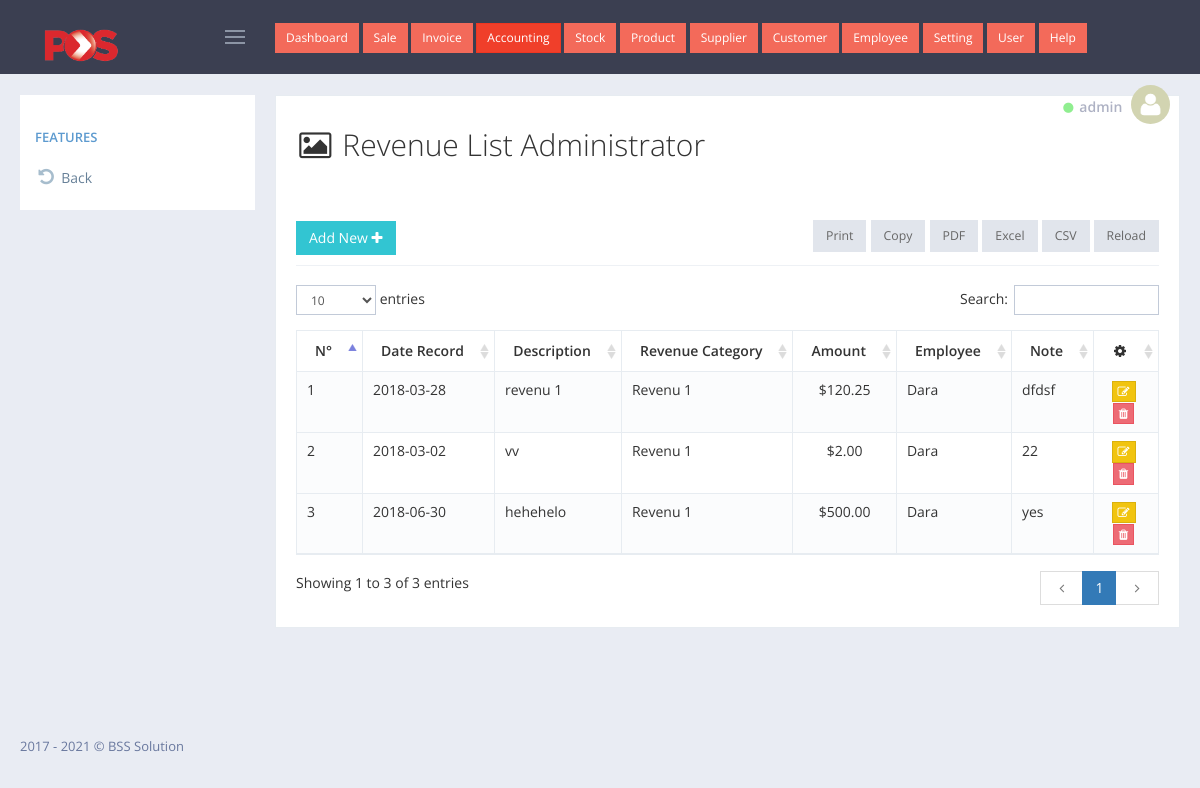
Page /admin/account_revenue/index.php (signed in) on the committed database.
### tables this page shows
CREATE TABLE `tbl_pos_invoice` (
  `transaction_id` int(6) UNSIGNED ZEROFILL NOT NULL,
  `inv_no` int(200) NOT NULL,
  `cashier_name` varchar(100) NOT NULL,
  `user_id` int(11) NOT NULL,
  `cus` int(11) NOT NULL,
  `date_sell` date NOT NULL,
  `amount` decimal(10,2) NOT NULL,
  `vat` decimal(10,2) NOT NULL,
  `pay_dollar` decimal(10,2) NOT NULL,
  `pay_riel` varchar(111) NOT NULL
);

CREATE TABLE `tbl_pos_revenue_list` (
  `rev_id` int(11) NOT NULL,
  `rev_date_record` date NOT NULL,
  `rev_description` varchar(255) NOT NULL,
  `rev_revenue_category` int(11) NOT NULL,
  `rev_amount` float NOT NULL,
  `rev_employee` int(11) NOT NULL,
  `rev_note` text NOT NULL
);

CREATE TABLE `tbl_pos_revenue_category` (
  `reca_id` int(11) NOT NULL,
  `reca_name` varchar(255) NOT NULL,
  `reca_note` text NOT NULL
);

CREATE TABLE `tbl_pos_employee` (
  `emp_id` int(100) NOT NULL,
  `name_khmer` varchar(200) NOT NULL,
  `name_english` varchar(200) NOT NULL,
  `start_on` varchar(20) NOT NULL,
  `position_id` int(100) NOT NULL,
  `phone` varchar(100) NOT NULL,
  `emp_note` varchar(200) NOT NULL
);

### admin/account_revenue/index.php (the view, shortened to what this page needs)
<?php
    $menu_active =6;
    include_once '../../config/database.php';
    include_once '../layout/header.php';
?>
<div class="portlet light bordered">
    <div class="row">
        <div class="col-xs-12">
            <h2><i class="fa fa-image fa-fw"></i> Revenue List Administrator</h2>
        </div>
    </div>
    <br>
    <br>
    <div class="portlet-title">
        <div class="caption font-dark">
            <a href="add.php" id="sample_editable_1_new" class="btn green"> Add New
                <i class="fa fa-plus"></i>
            </a>
        </div>
    </div>
    <div class="portlet-body">
        <div id="sample_1_wrapper" class="dataTables_wrapper">
            <table class="table table-striped table-bordered table-hover dataTable dtr-inline " id="sample_2" role="grid" aria-describedby="sample_1_info">
                <thead>
                    <tr>
                        <th class="text-center">N&deg;</th>
                        <th class="text-center">Date Record</th>
                        <th class="text-center">Description</th>
                        <th class="text-center">Revenue Category</th>
                        <th class="text-center">Amount</th>
                        <th class="text-center">Employee</th>
                        <th class="text-center">Note</th>
                        <th class="text-center"><i class="fa fa-cog" aria-hidden="true"></i></th>
                    </tr>
                </thead>
                <tbody>
                    <?php
                        $i = 0;
                        $get_data = $connect->query("SELECT * FROM tbl_pos_revenue_list AS A
                            LEFT JOIN tbl_pos_revenue_category AS B ON A.rev_revenue_category=B.reca_id
                            LEFT JOIN tbl_pos_employee AS C ON A.rev_employee=C.emp_id
                        ");
                        while ($row = mysqli_fetch_object($get_data)) {
                            echo '<tr>';
                                echo '<td>'.(++$i).'</td>';
                                echo '<td>'.$row->rev_date_record.'</td>';
                                echo '<td>'.$row->rev_description.'</td>';
                                echo '<td>'.$row->reca_name.'</td>';
                                echo '<td class="text-center">$'.number_format($row->rev_amount,2).'</td>';
                                echo '<td>'.$row->name_english.'</td>';
                                echo '<td>'.$row->rev_note.'</td>';
                                echo '<td class="text-center"><a href="edit.php?edit_id='.$row->rev_id.'" class="btn btn-xs btn-warning" title="edit"><i class="fa fa-edit"></i></a>
                                    <a href="delete.php?del_id='.$row->rev_id.'" onclick="return confirm(\'Are you sure to delete this?\')" class="btn btn-xs btn-danger" title="delete"><i class="fa fa-trash"></i></a>
                                    </td>';
                            echo '</tr>';
                        }
                    ?>
                </tbody>
            </table>
        </div>
    </div>
</div>
<?php include_once '../layout/footer.php' ?>

### admin/layout/header.php (shortened to what this page needs)
<!DOCTYPE html>
<html lang="en">
    <head>
        <link href="../../assets/global/plugins/font-awesome/css/font-awesome.min.css" rel="stylesheet" type="text/css" />
        <link href="../../assets/global/plugins/simple-line-icons/simple-line-icons.min.css" rel="stylesheet" type="text/css" />
        <link href="../../assets/global/plugins/bootstrap/css/bootstrap.min.css" rel="stylesheet" type="text/css" />
        <link href="../../assets/global/plugins/bootstrap-switch/css/bootstrap-switch.min.css" rel="stylesheet" type="text/css" />
        <link href="../../assets/global/plugins/datatables/datatables.min.css" rel="stylesheet" type="text/css" />
        <link href="../../assets/global/plugins/datatables/plugins/bootstrap/datatables.bootstrap.css" rel="stylesheet" type="text/css" />
        <link href="../../assets/global/plugins/bootstrap-datepicker/css/bootstrap-datepicker3.min.css" rel="stylesheet" type="text/css" />
        <link href="../../assets/global/css/components.min.css" rel="stylesheet" id="style_components" type="text/css" />
        <link href="../../assets/global/css/plugins.min.css" rel="stylesheet" type="text/css" />
        <link href="../../assets/layouts/layout4/css/layout.min.css" rel="stylesheet" type="text/css" />
        <link href="../../assets/layouts/layout4/css/themes/default.min.css" rel="stylesheet" type="text/css" id="style_color" />
        <link href="../../assets/layouts/layout4/css/custom.min.css" rel="stylesheet" type="text/css" />
    </head>
    <body class="page-container-bg-solid page-header-fixed page-sidebar-closed-hide-logo">
        <div class="page-header navbar navbar-fixed-top">
            <div class="page-header-inner ">
                <div class="page-logo">
                    <a href="../../index.php">
                        <img src="../../img/img_logo/Pos_Malaysia_Logo.png" width="100px" alt="logo" class="logo-default" />
                    </a>
                    <div class="menu-toggler sidebar-toggler">
                    </div>
                </div>
                <?php include_once('top_navigation.php') ?>
                <div class="page-top">
                    <div class="top-menu">
                        <ul class="nav navbar-nav pull-right">
                            <li class="dropdown dropdown-user dropdown-dark">
                                <a href="javascript:;" class="dropdown-toggle" data-toggle="dropdown" data-hover="dropdown" data-close-others="true">
                                    <small><i class="fa fa-circle" style="color: lightgreen;"></i></small>
                                    <span class="username username-hide-on-mobile"> <?= @$_SESSION['user']->username ?> </span>
                                    <img alt="" class="img-circle" src="../../img/img_user/blank.png" /> </a>
                            </li>
                        </ul>
                    </div>
                </div>
            </div>
        </div>
        <div class="page-container">
            <?php include_once getcwd().'/left_navigation.php'; ?>
            <div class="page-content-wrapper">
                <div class="page-content" style="transform: translate(0px,-10px);">

### admin/layout/top_navigation.php
<?php
    $select = "SELECT * FROM tbl_pos_invoice Order by inv_no desc";
    $query_select = $connect->query($select);
    $sel = $query_select->fetch_array();
    $tt = $query_select->num_rows;
    $no = $sel['transaction_id'];
    $no1 = $sel['inv_no'];
    $finalcode = '';
    if($tt > 0 ){
        $finalcode = $no1 + 1;
    }else{
        $finalcode = $no + 1;
    }
?>
<div class="page-actions">
    <li class="btn-group"><a href="../dashboard/" class="btn red-haze btn-sm <?= (@$menu_active==0)?("active"):("") ?>">Dashboard</a></li>
    <li class="btn-group"><a href="../sale/index.php?cash=cash&invoice=<?= $finalcode ?>" class="btn red-haze btn-sm <?= (@$menu_active==999)?("active"):("") ?>">Sale</a></li>
    <li class="btn-group"><a href="../invoice/" class="btn red-haze btn-sm <?= (@$menu_active==1)?("active"):("") ?>">Invoice</a></li>
    <li class="btn-group"><a href="../account/" class="btn red-haze btn-sm <?= (@$menu_active==6)?("active"):("") ?>">Accounting</a></li>
    <li class="btn-group"><a href="../stock_sell/" class="btn red-haze btn-sm <?= (@$menu_active==3)?("active"):("") ?>">Stock</a></li>
    <li class="btn-group"><a href="../product/" class="btn red-haze btn-sm <?= (@$menu_active==2)?("active"):("") ?>">Product</a></li>
    <li class="btn-group"><a href="../supplier/" class="btn red-haze btn-sm <?= (@$menu_active==4)?("active"):("") ?>">Supplier</a></li>
    <li class="btn-group"><a href="../customer/" class="btn red-haze btn-sm <?= (@$menu_active==7)?("active"):("") ?>">Customer</a></li>
    <li class="btn-group"><a href="../employee/" class="btn red-haze btn-sm <?= (@$menu_active==8)?("active"):("") ?>">Employee</a></li>
    <li class="btn-group"><a href="../setting/" class="btn red-haze btn-sm <?= (@$menu_active==10)?("active"):("") ?>">Setting</a></li>
    <li class="btn-group"><a href="../user/" class="btn red-haze btn-sm <?= (@$menu_active==5)?("active"):("") ?>">User</a></li>
    <li class="btn-group"><a href="../system/" class="btn red-haze btn-sm <?= (@$menu_active==99)?("active"):("") ?>">Help</a></li>
</div>

### admin/account_revenue/left_navigation.php
<div class="page-sidebar-wrapper">
   <div class="page-sidebar navbar-collapse collapse">
        <ul class="page-sidebar-menu   " data-keep-expanded="false" data-auto-scroll="true" data-slide-speed="200">
            <li class="heading">
                <h3 class="uppercase">Features</h3>
            </li>
            <li class="nav-item  ">
                <a href="../account/" class="nav-link nav-toggle">
                    <i class="fa fa-undo"></i>
                    <span class="title">Back</span>
                </a>
            </li>
        </ul>
    </div>
</div>

### admin/layout/footer.php (shortened to what this page needs)
                </div>
            </div>
        </div>
        <div class="page-footer">
            <div class="page-footer-inner">2017 - <?= date("Y") ?> &copy; BSS Solution </div>
        </div>
    </body>
</html>

### rows in the picture
tbl_pos_invoice: cashier_name "admin"
tbl_pos_revenue_list: rev_date_record "2018-03-28", rev_description "revenu 1", tbl_pos_revenue_category.reca_name "Revenu 1", rev_amount "120.25", tbl_pos_employee.name_english "Dara", rev_note "dfdsf"
tbl_pos_revenue_list: rev_date_record "2018-03-02", rev_description "vv", tbl_pos_revenue_category.reca_name "Revenu 1", rev_amount "2.00", tbl_pos_employee.name_english "Dara", rev_note "22"
tbl_pos_revenue_list: rev_date_record "2018-06-30", rev_description "hehehelo", tbl_pos_revenue_category.reca_name "Revenu 1", rev_amount "500.00", tbl_pos_employee.name_english "Dara", rev_note "yes"
